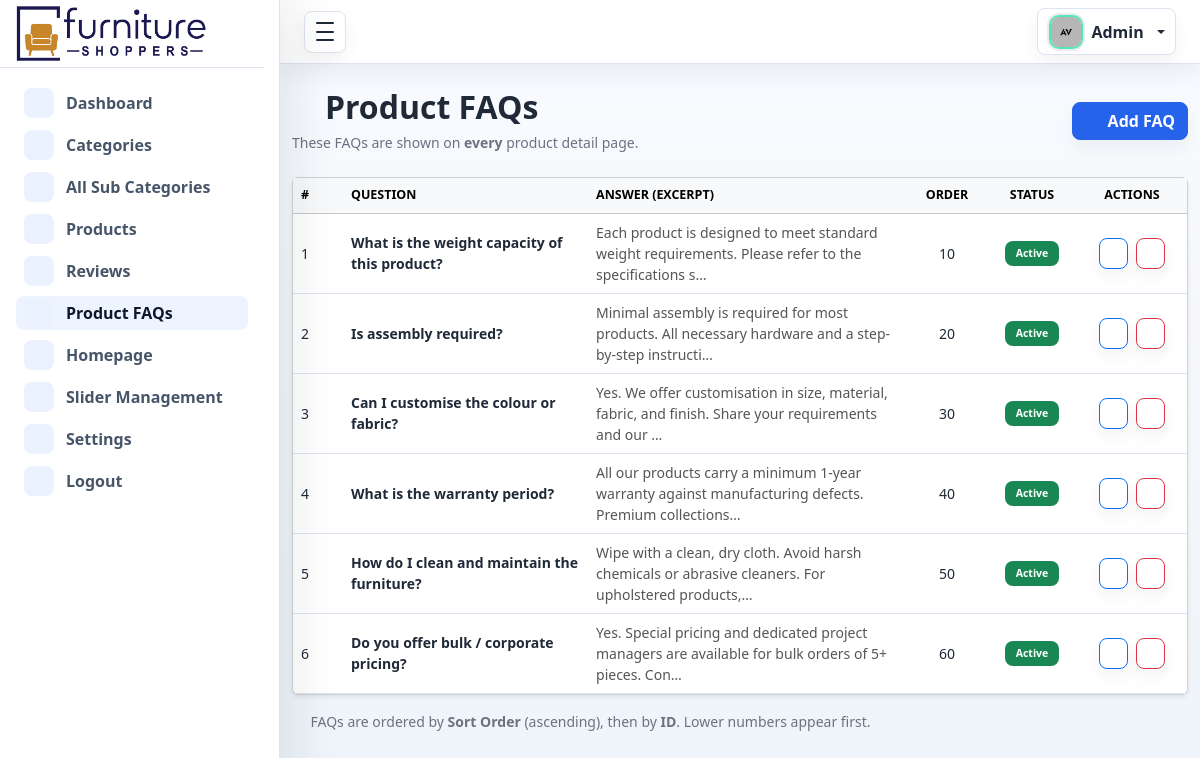
The app's page /admin_panel/product_faqs.php (signed in) with its own data.
### tables this page shows
CREATE TABLE `product_faqs` (
  `id` int(10) UNSIGNED NOT NULL,
  `question` varchar(500) NOT NULL,
  `answer` text NOT NULL,
  `status` tinyint(1) NOT NULL DEFAULT 1 COMMENT '1=Active, 0=Inactive',
  `sort_order` smallint(6) NOT NULL DEFAULT 0,
  `created_at` datetime NOT NULL DEFAULT current_timestamp()
);

### admin_panel/product_faqs.php (the view, shortened to what this page needs)
<?php
if (isset($_SESSION['adminId'])) {
include './layouts/header.php';
$faqs = $pdo->query(
    "SELECT * FROM product_faqs ORDER BY sort_order ASC, id ASC"
)->fetchAll();
?>
<main>
<div class="container-fluid py-4">
  <div class="d-flex justify-content-between align-items-center mb-4 flex-wrap gap-2">
    <div>
      <h2 class="mb-0 fw-bold"><i class="bi bi-question-circle me-2 text-info"></i>Product FAQs</h2>
      <p class="text-muted small mb-0 mt-1">These FAQs are shown on <strong>every</strong> product detail page.</p>
    </div>
    <button class="btn btn-primary" data-bs-toggle="modal" data-bs-target="#faqModal">
      <i class="bi bi-plus-lg me-1"></i> Add FAQ
    </button>
  </div>
  <div class="card shadow-sm">
    <div class="card-body p-0">
      <div class="table-responsive">
        <table class="table table-hover align-middle mb-0 small">
          <thead class="table-light">
            <tr>
              <th style="width:50px;">#</th>
              <th>Question</th>
              <th>Answer (excerpt)</th>
              <th class="text-center" style="width:80px;">Order</th>
              <th class="text-center" style="width:90px;">Status</th>
              <th class="text-center" style="width:110px;">Actions</th>
            </tr>
          </thead>
          <tbody>
            <?php if (empty($faqs)): ?>
              <tr>
                <td colspan="6" class="text-center text-muted py-5">
                  No FAQs yet. Click <strong>Add FAQ</strong> to get started.
                </td>
              </tr>
            <?php else: ?>
              <?php foreach ($faqs as $fq): ?>
                <tr>
                  <td><?= $fq['id'] ?></td>
                  <td class="fw-semibold" style="max-width:280px;">
                    <?= htmlspecialchars(mb_strimwidth($fq['question'], 0, 90, '…')) ?>
                  </td>
                  <td style="max-width:360px;color:#555;">
                    <?= htmlspecialchars(mb_strimwidth($fq['answer'], 0, 100, '…')) ?>
                  </td>
                  <td class="text-center"><?= (int)$fq['sort_order'] ?></td>
                  <td class="text-center">
                    <a href="product_faqs.php?toggle_id=<?= $fq['id'] ?>"
                       class="badge <?= $fq['status'] ? 'bg-success' : 'bg-danger' ?> text-decoration-none">
                      <?= $fq['status'] ? 'Active' : 'Inactive' ?>
                    </a>
                  </td>
                  <td class="text-center">
                    <a href="product_faqs.php?edit_id=<?= $fq['id'] ?>"
                       class="btn btn-sm btn-outline-primary me-1" title="Edit">
                      <i class="bi bi-pencil"></i>
                    </a>
                    <a href="product_faqs.php?delete_id=<?= $fq['id'] ?>"
                       class="btn btn-sm btn-outline-danger"
                       onclick="return confirm('Delete this FAQ?')" title="Delete">
                      <i class="bi bi-trash"></i>
                    </a>
                  </td>
                </tr>
              <?php endforeach; ?>
            <?php endif; ?>
          </tbody>
        </table>
      </div>
    </div>
  </div>
  <p class="text-muted small mt-3">
    <i class="bi bi-info-circle me-1"></i>
    FAQs are ordered by <strong>Sort Order</strong> (ascending), then by <strong>ID</strong>. Lower numbers appear first.
  </p>
</div>
</main>
<?php
    include './layouts/footer.php';
} else {
    header('Location: index.php');
    exit;
}

### admin_panel/assets/css/style.css (style rules this page uses)
:root { --sidebar-width: 280px; --sidebar-mini-width: 84px; --admin-bg: #f5f7fb; --admin-surface: #ffffff; --admin-surface-soft: #f8fafc; --admin-border: #dbe4ef; --admin-text: #1f2937; --admin-muted: #6b7280; --admin-primary: #2563eb; --admin-primary-dark: #1d4ed8; --admin-success: #0f766e; --admin-warning: #d97706; --admin-danger: #dc2626; --admin-sidebar: #111827; --admin-sidebar-soft: #1f2937; --admin-shadow-sm: 0 10px 24px rgba(15, 23, 42, 0.06); --admin-shadow: 0 18px 46px rgba(15, 23, 42, 0.09); --admin-shadow-lg: 0 26px 70px rgba(15, 23, 42, 0.12); --admin-ring: 0 0 0 4px rgba(37, 99, 235, 0.12); }
* { box-sizing: border-box; }
html { min-height: 100%; }
body { min-height: 100vh; margin: 0; background: linear-gradient(180deg, #f8fbff 0%, var(--admin-bg) 42%, #eef4fa 100%); color: var(--admin-text); font-family: "Segoe UI", Arial, sans-serif; }
a { text-decoration: none; }
.btn { border-radius: 8px; font-weight: 700; box-shadow: 0 8px 18px rgba(15, 23, 42, 0.05); transition: border-color 0.16s ease, background 0.16s ease, box-shadow 0.16s ease, transform 0.16s ease; }
.btn-primary { border-color: var(--admin-primary); background: var(--admin-primary); }
.table { --bs-table-bg: transparent; }
.table thead th { color: #000; font-size: 0.78rem; text-transform: uppercase; white-space: nowrap; }
.table tbody tr { transition: background 0.16s ease; }
.badge { border-radius: 8px; padding: 0.45rem 0.65rem; }
.btn { display: inline-flex; align-items: center; justify-content: center; gap: 0.4rem; }
.text-muted { color: var(--admin-muted) !important; }
html[data-theme="light"] { color-scheme: light; }
body, .admin-navbar, .admin-sidebar, .admin-main, .metric-card, .panel, .auth-card, .error-card, .dropdown-menu, .modal-content, .form-control, .form-select { transition: background-color 0.18s ease, border-color 0.18s ease, color 0.18s ease, box-shadow 0.18s ease; }
.table { --bs-table-color: var(--admin-text); --bs-table-border-color: var(--admin-border); color: var(--admin-text); }
html:not([data-theme="dark"]) { --admin-sidebar: #ffffff; --admin-sidebar-soft: #eef4ff; --admin-sidebar-border: #dbe4ef; --admin-sidebar-text: #475569; --admin-sidebar-text-strong: #0f172a; --admin-sidebar-muted: #64748b; --admin-sidebar-icon-bg: #eaf2ff; --admin-sidebar-icon: #2563eb; --admin-sidebar-shadow: 18px 0 42px rgba(15, 23, 42, 0.08); }
.table td { vertical-align: middle; }

### records on screen
product_faqs: id "1", question "What is the weight capacity of this product?", answer "Each product is designed to meet standard weight requirements. Please refer to the specifications s…", sort_order "10", status "Active"
product_faqs: id "2", question "Is assembly required?", answer "Minimal assembly is required for most products. All necessary hardware and a step-by-step instructi…", sort_order "20", status "Active"
product_faqs: id "3", question "Can I customise the colour or fabric?", answer "Yes. We offer customisation in size, material, fabric, and finish. Share your requirements and our …", sort_order "30", status "Active"
product_faqs: id "4", question "What is the warranty period?", answer "All our products carry a minimum 1-year warranty against manufacturing defects. Premium collections…", sort_order "40", status "Active"
product_faqs: id "5", question "How do I clean and maintain the furniture?", answer "Wipe with a clean, dry cloth. Avoid harsh chemicals or abrasive cleaners. For upholstered products,…", sort_order "50", status "Active"
product_faqs: id "6", question "Do you offer bulk / corporate pricing?", answer "Yes. Special pricing and dedicated project managers are available for bulk orders of 5+ pieces. Con…", sort_order "60", status "Active"
